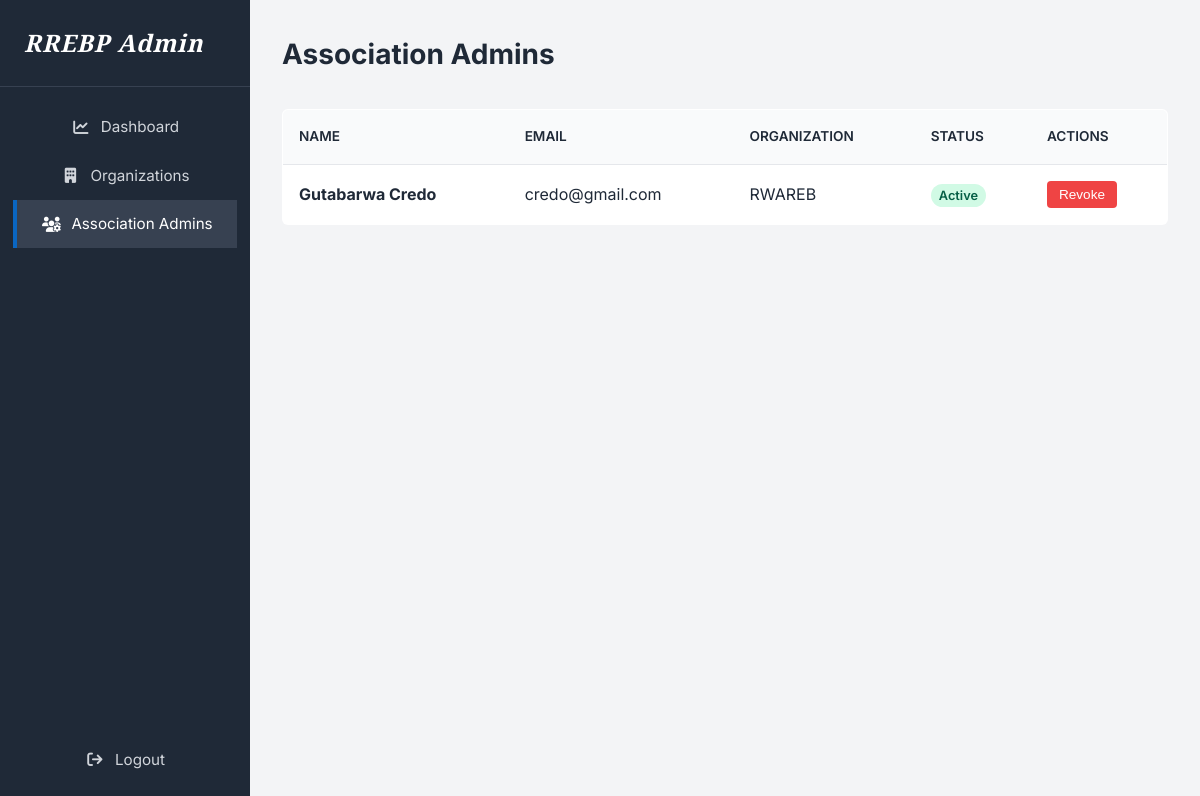
Screenshot of /spdash/admins (signed in) with the database file from the repository.
### models.py (models this page shows)
class AssociationAdmin(db.Model):
    __tablename__ = 'association_admins'
    id = db.Column(db.String(36), primary_key=True, default=generate_uuid)
    full_name = db.Column(db.String(100), nullable=False)
    email = db.Column(db.String(150), unique=True, nullable=False)
    password_hash = db.Column(db.Text, nullable=False)
    organization_id = db.Column(db.String(36), db.ForeignKey('organizations.id'), nullable=False)
    account_status = db.Column(db.String(20), default='Active')  # 'Active' or 'Revoked'
    approved_at = db.Column(db.DateTime, nullable=True)
    created_by = db.Column(db.String(36), db.ForeignKey('super_admins.id'), nullable=False)
    created_at = db.Column(db.DateTime, default=datetime.utcnow)
    updated_at = db.Column(db.DateTime, default=datetime.utcnow, onupdate=datetime.utcnow)

class Organization(db.Model):
    __tablename__ = 'organizations'
    id = db.Column(db.String(36), primary_key=True, default=generate_uuid)
    name = db.Column(db.String(150), unique=True, nullable=False)
    registration_number = db.Column(db.String(100), unique=True, nullable=False)
    email = db.Column(db.String(150), nullable=False)
    phone = db.Column(db.String(30), nullable=False)
    address = db.Column(db.Text, nullable=True)
    status = db.Column(db.String(20), default='Active')  # 'Active' or 'Suspended'
    created_by = db.Column(db.String(36), db.ForeignKey('super_admins.id'), nullable=False)
    created_at = db.Column(db.DateTime, default=datetime.utcnow)
    updated_at = db.Column(db.DateTime, default=datetime.utcnow, onupdate=datetime.utcnow)
    admins = db.relationship('AssociationAdmin', backref='organization', lazy=True)

### superadmin.py (the view)
@superadmin.route('/spdash/admins')
@login_required
def manage_admins():
    admins = AssociationAdmin.query.order_by(AssociationAdmin.created_at.desc()).all()
    return render_template("sp_admins.html", admins=admins)

### superadmin.py (called while the page is built)
def login_required(f):
    @wraps(f)
    def decorated_function(*args, **kwargs):
        if 'superadmin_id' not in session:
            return redirect(url_for('superadmin.login'))
        return f(*args, **kwargs)
    return decorated_function

### templates/sp_admins.html (shortened to what this page needs)
{% extends "sp_base.html" %}
{% block content %}
<div class="admin-header">
    <h1>Association Admins</h1>
</div>
<table class="data-table">
    <thead>
        <tr>
            <th>Name</th>
            <th>Email</th>
            <th>Organization</th>
            <th>Status</th>
            <th>Actions</th>
        </tr>
    </thead>
    <tbody>
        {% for admin in admins %}
        <tr>
            <td><strong>{{ admin.full_name }}</strong></td>
            <td>{{ admin.email }}</td>
            <td>{{ admin.organization.name }}</td>
            <td>
                <span class="status-badge
                    {% if admin.account_status == 'Pending' %}status-pending
                    {% elif admin.account_status == 'Active' %}status-active
                    {% else %}status-revoked{% endif %}">
                    {{ admin.account_status }}
                </span>
            </td>
            <td>
                <div style="display: flex; gap: 0.5rem;">
                    {% if admin.account_status == 'Active' or admin.account_status == 'Pending' %}
                    <form action="{{ url_for('superadmin.revoke_admin', admin_id=admin.id) }}" method="POST" onsubmit="return confirm('Revoke this admin access?');">
                        <button type="submit" class="btn-revoke">Revoke</button>
                    </form>
                    {% endif %}
                </div>
            </td>
        </tr>
        {% else %}
        <tr>
            <td colspan="5" style="text-align: center; padding: 2rem; color: var(--text-muted);">No admins registered yet.</td>
        </tr>
        {% endfor %}
    </tbody>
</table>
{% endblock %}

### static/css/style.css (style rules this page uses)
:root { --bg-white: #FFFFFF; --text-dark: #1F2937; --text-muted: #6B7280; --border-grey: #E5E7EB; --hover-grey: #F3F4F6; --btn-blue: #0A66C2; --btn-blue-hover: #004182; --footer-bg: #2f426b; }
body { font-family: 'Inter', sans-serif; background-color: var(--bg-white); color: var(--text-dark); margin: 0; padding: 0; line-height: 1.6; display: flex; flex-direction: column; min-height: 100vh; }

### static/css/admin_style.css (style rules this page uses)
.admin-header { display: flex; justify-content: space-between; align-items: center; margin-bottom: 2rem; }
.admin-header h1 { margin: 0; font-size: 1.75rem; color: var(--text-dark); }

### templates/sp_admins.html (style rules this page uses)
.data-table { width: 100%; border-collapse: collapse; background-color: var(--bg-white); border: 1px solid var(--border-grey); border-radius: 6px; overflow: hidden; }
.data-table th, .data-table td { padding: 1rem; text-align: left; border-bottom: 1px solid var(--border-grey); }
.data-table th { background-color: #F9FAFB; font-weight: 600; color: var(--text-dark); text-transform: uppercase; font-size: 0.85rem; }
.status-badge { padding: 0.25rem 0.5rem; border-radius: 9999px; font-size: 0.8rem; font-weight: 600; }
.status-active { background-color: #D1FAE5; color: #065F46; }
.btn-revoke { background-color: #EF4444; color: white; padding: 0.4rem 0.75rem; border-radius: 4px; border: none; cursor: pointer; font-size: 0.85rem; }

### rows the page displays
AssociationAdmin: full_name "Gutabarwa Credo", email "credo@gmail.com", organization.name "RWAREB", account_status "Active"
